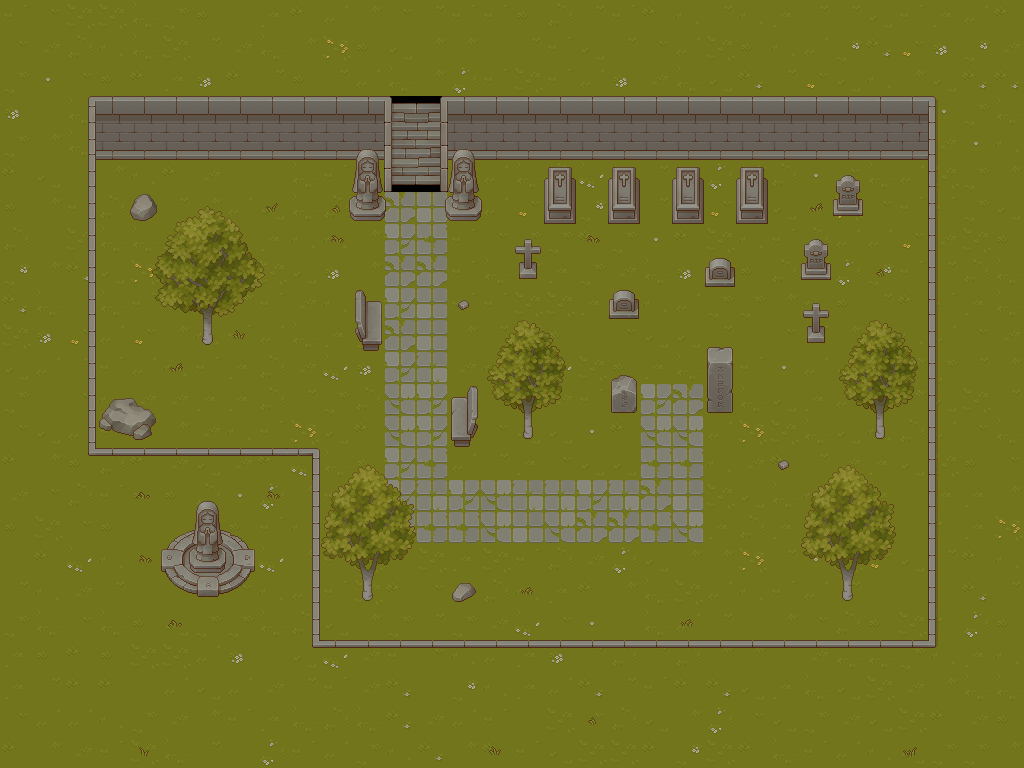

A 2D game scene composited from a Tiled map and its tileset images. What follows is a short description and the map's XML, with each tile layer's data collapsed to a summary:
An orthogonal 32x24 tile map with 32x32 px tiles, 7 tile layers (background, Tile Layer 8, shadows, walls, ...), 1 hidden layer not drawn and 18 objects.

<map version="1.10" tiledversion="1.10.2" orientation="orthogonal" renderorder="right-down" width="32" height="24" tilewidth="32" tileheight="32" infinite="0" nextlayerid="17" nextobjectid="44">
 <tileset firstgid="1" source="../../tilesheet.tsx" />
 <group id="10" name="lower_group">
  <layer id="1" name="background" width="32" height="24">
   <data>[768 cells, 768 non-empty, 36 distinct tile ids]</data>
  </layer>
  <layer id="13" name="Tile Layer 8" width="32" height="24">
   <data>[768 cells, 26 non-empty, 21 distinct tile ids]</data>
  </layer>
  <layer id="2" name="shadows" width="32" height="24">
   <data>[768 cells, 5 non-empty, 3 distinct tile ids]</data>
  </layer>
  <layer id="3" name="walls" width="32" height="24">
   <data>[768 cells, 110 non-empty, 16 distinct tile ids]</data>
  </layer>
  <layer id="4" name="decor_lower" width="32" height="24">
   <data>[768 cells, 36 non-empty, 24 distinct tile ids]</data>
  </layer>
  <layer id="11" name="Lower upper" width="32" height="24">
   <data>[768 cells, 0 non-empty, 0 distinct tile ids]</data>
  </layer>
 </group>
 <group id="12" name="upper_group">
  <layer id="5" name="decor_upper" width="32" height="24">
   <data>[768 cells, 83 non-empty, 51 distinct tile ids]</data>
  </layer>
 </group>
 <layer id="7" name="collision" width="32" height="24" visible="0">
  <data>[768 cells, 78 non-empty, 2 distinct tile ids]</data>
 </layer>
 <objectgroup id="15" name="world_gen">
  <object id="18" x="88" y="448.333" width="231" height="7" />
  <object id="19" x="88.6667" y="96.6667" width="8" height="350.667" />
  <object id="20" x="89.3333" y="96.6667" width="302.667" height="5.33333" />
  <object id="21" x="384.667" y="97.3333" width="7.33333" height="94.6667" />
  <object id="22" x="441.333" y="97.3333" width="5.33333" height="93.3333" />
  <object id="23" x="312" y="449.333" width="8" height="198.667" />
  <object id="24" x="312" y="639.333" width="624" height="8.66667" />
  <object id="25" x="927.333" y="97.3333" width="9.33333" height="547.333" />
  <object id="26" x="440.667" y="96.6667" width="496" height="5.33333" />
 </objectgroup>
 <objectgroup id="16" name="collision_fine">
  <object id="28" x="479.667" y="199.667" width="2" height="17.3333" />
  <object id="30" x="444.667" y="197.667" width="3.66667" height="20.3333" />
  <object id="31" x="383.333" y="199.333" width="2.66667" height="18.3333" />
  <object id="32" x="348.333" y="197.667" width="4.66667" height="20.6667" />
  <object id="34" x="223.333" y="551.333" width="2" height="18" />
  <object id="35" x="189.333" y="552" width="3.33333" height="17.3333" />
  <object id="40" x="113.667" y="398.667" width="22" height="17.6667" />
  <object id="41" x="136.333" y="405.333" width="17.3333" height="10.3333" />
  <object id="42" x="102.333" y="401" width="11.3333" height="15.6667" />
 </objectgroup>
</map>
